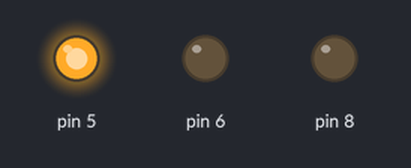
A sketch run on a simulated Arduino Uno, built with avr-gcc and run on an emulated ATmega328P. On the bench: output pins drawn as LEDs (lit = HIGH).

Above: at 0.1 s.
Timing chart, 0 to 1.6 s (numbered marks = the images above):
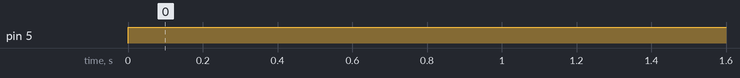

Measured:
- by itself, pin 5: LOW → HIGH at 0.00 s

The sketch:

sketch_oct22b.ino
```cpp
void setup() { // порт 5
  // put your setup code here, to run once:
  pinMode(5, OUTPUT);
  pinMode(6, OUTPUT);
  pinMode(8, OUTPUT);
}

void loop() {
  // put your main code here, to run repeatedly:
  digitalWrite(5, HIGH);
  digitalWrite(6, LOW);
  analogWrite(8, 60);
  delay(5000);
}
```
